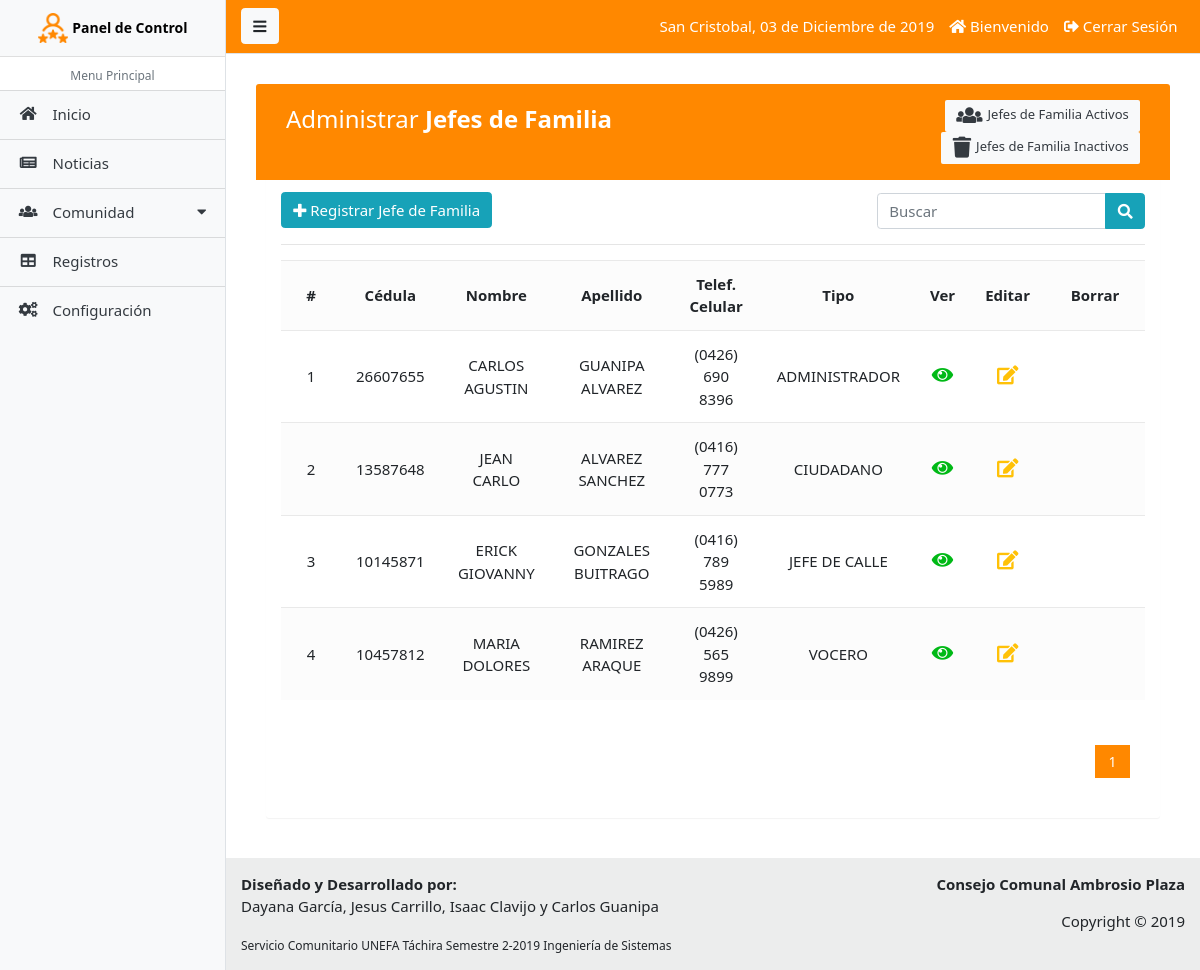
/paginas/jefe_lista.php (signed in), run on an earlier commit of the app's database.
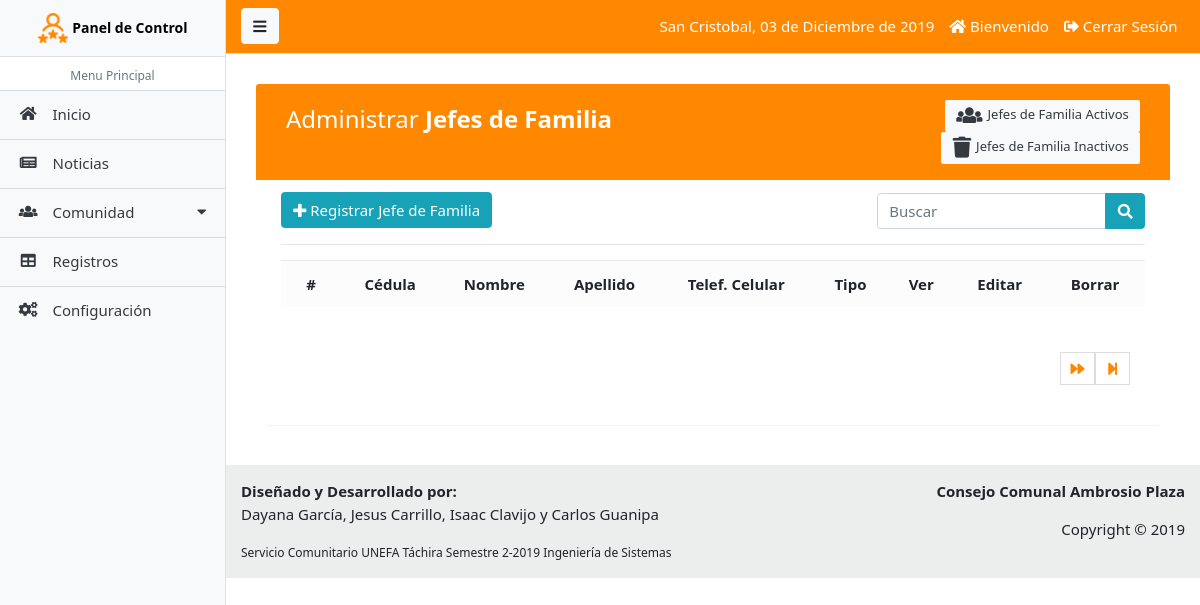
And on a later commit of the database.
### tables this page shows
CREATE TABLE IF NOT EXISTS `tab_jef` (
  `ident_jef` INT NOT NULL AUTO_INCREMENT,
  `cedul_jef` INT(11) NULL,
  `nombr_jef` VARCHAR(45) NULL,
  `apeli_jef` VARCHAR(45) NULL,
  `fecna_jef` DATE NULL,
  `telem_jef` VARCHAR(45) NULL,
  `telec_jef` VARCHAR(45) NULL,
  `email_jef` VARCHAR(45) NULL,
  `calle_jef` VARCHAR(45) NULL,
  `direc_jef` VARCHAR(200) NULL,
  `tibom_jef` VARCHAR(45) NULL,
  `seria_jef` VARCHAR(45) NULL,
  `usuar_jef` VARCHAR(45) NULL,
  `contr_jef` VARCHAR(45) NULL,
  `statu_jef` CHAR(1) NULL,
  `ident_tip` INT NOT NULL,
  PRIMARY KEY (`ident_jef`),
  INDEX `fk_tab_jef_tab_tip1_idx` (`ident_tip` ASC),
  CONSTRAINT `fk_tab_jef_tab_tip1`
    FOREIGN KEY (`ident_tip`)
    REFERENCES `tab_tip` (`ident_tip`)
    ON DELETE NO ACTION
    ON UPDATE NO ACTION);

CREATE TABLE IF NOT EXISTS `tab_tip` (
  `ident_tip` INT NOT NULL AUTO_INCREMENT,
  `nombr_tip` VARCHAR(45) NULL,
  PRIMARY KEY (`ident_tip`));

### paginas/includes/funciones.php (called while the page is built, shortened)
<?php
	function fechaC(){
		$mes = array("",
			"Enero",
		  "Febrero",
		  "Marzo",
		  "Abril",
		  "Mayo",
		  "Junio",
		  "Julio",
		  "Agosto",
		  "Septiembre",
		  "Octubre",
		  "Noviembre",
		  "Diciembre");
		return date('d')." de ". $mes[date('n')] . " de " . date('Y');
	}
 ?>

### paginas/jefe_lista.php (the view, shortened to what this page needs)
<?php
  require_once('includes/admin_header.php');
?>
<div class="container-fluid">
	<div class="table-wrapper">
	    <div class="table-title">
	        <div class="row">
            <div class="col-sm-6">
							<h2>Administrar <b>Jefes de Familia</b></h2>
						</div>
						<div class="col-sm-6">
							<a href="jefe_lista.php" class="btn btn-light text-dark"><i class="fa fa-users"></i> Jefes de Familia Activos</a>
							<a href="jefe_lista_inactivo.php" class="btn btn-light text-dark"><i class="fa fa-trash"></i> Jefes de Familia Inactivos</a>
						</div>
	        </div>
	    </div>
	    <div class="row" style="padding-top: 2px;">
	    	<div class="col-sm-8">
					<a href="jefe_registro.php" class="btn btn-info float-left"><i class="fa fa-plus"></i> Registrar Jefe de Familia</a>
				</div>
				<form action="jefe_buscar.php" method="GET" class="col-sm-4" style="padding-top: 1px;">
					<div class="input-group">
						<input type="text" class="form-control" name="busqueda" id="busqueda" placeholder="Buscar">
						<div class="input-group-append">
							<button type="submit" class="btn btn-info"><i class="fa fa-search"></i></button>
						</div>
					</div>
				</form>
	    </div>
	    <hr>
	    <div>
	    	<div class="table-responsive">
					<table class="table table-striped table-hover">
						<tr>
							<th class='text-center'>#</th>
							<th class='text-center'>Cédula</th>
							<th class='text-center'>Nombre</th>
							<th class='text-center'>Apellido</th>
							<th class='text-center'>Telef. Celular</th>
							<th class='text-center'>Tipo</th>
							<th class='text-center'>Ver</th>
							<th class='text-center'>Editar</th>
							<th class='text-center'>Borrar</th>
						</tr>
						<?php
							$sql_registe = mysqli_query($conexion,"SELECT COUNT(*) as total_registro FROM tab_jef WHERE statu_jef = 1");
							$result_registe = mysqli_fetch_array($sql_registe);
							$total_registro = $result_registe['total_registro'];
							$por_pagina = 5;
							if (empty($_GET['pagina']))
							{
								$pagina = 1;
							}else{
								$pagina = $_GET['pagina'];
							}
							$desde = ($pagina-1) * $por_pagina;
							$total_paginas = ceil($total_registro / $por_pagina);
							$query = mysqli_query($conexion,"SELECT u.ident_jef, u.cedul_jef,u.nombr_jef, u.apeli_jef, u.telem_jef, u.usuar_jef, r.ident_tip, r.nombr_tip FROM tab_jef u INNER JOIN tab_tip r ON u.ident_tip = r.ident_tip WHERE statu_jef = 1 ORDER BY ident_jef ASC LIMIT $desde,$por_pagina");
							$result = mysqli_num_rows($query);
							if ($result > 0) {
							 	while ($data = mysqli_fetch_array($query)) {
							 		?>
							 		<tr class="row<?php echo $data['ident_jef']; ?>">
										<td class='text-center'><?php echo $data['ident_jef']; ?></td>
										<td class='text-center'><?php echo $data['cedul_jef']; ?></td>
										<td class='text-center'><?php echo $data['nombr_jef']; ?></td>
										<td class='text-center'><?php echo $data['apeli_jef']; ?></td>
										<td class='text-center'><?php echo $data['telem_jef']; ?></td>
										<td class='text-center'><?php echo $data['nombr_tip']; ?></td>
										<td class='text-center'>
											<a href="jefe_ver.php?id=<?php echo $data['ident_jef']; ?>" class="look"><i class="fa fa-eye"></i></a>
										</td>
										<td class='text-center'>
											<a href="jefe_editar.php?id=<?php echo $data['ident_jef']; ?>" class="edit"><i class="fa fa-edit"></i></a>
										</td>
										<td class='text-center'>
										</td>
									</tr>
							 	<?php
							 	}
							 }
						?>
					</table>
				</div>
				<div class="paginador">
					<ul>
						<?php
							for ($i=1; $i <= $total_paginas; $i++)
							{
								if ($i == $pagina)
								{
									echo '<li class="pageSelected">'.$i.'</li>';
								}else{
									echo '<li><a href="?pagina='.$i.'">'.$i.'</a></li>';
								}
							}
							if ($pagina != $total_paginas)
							{
								?>
								<li><a href="?pagina=<?php echo $pagina+1; ?>"><i class="fas fa-forward"></i></a></li>
								<li><a href="?pagina=<?php echo $total_paginas; ?>"><i class="fas fa-step-forward"></i></a></li>
								<?php
							}
						?>
					</ul>
				</div>
	    </div>
	</div>
</div>
<?php require_once('includes/admin_footer.php');  ?>

### paginas/includes/admin_header.php (shortened to what this page needs)
<?php
  require_once ("includes/funciones.php");
?>
<!DOCTYPE html>
<html lang="es">
<head>
  <link rel="stylesheet" type="text/css" href="../css/estilos.css">
  <link rel="stylesheet" type="text/css" href="../css/estilos_admin.css">
  <link rel="stylesheet" type="text/css" href="../css/estilos_crud.css">
  <link rel="stylesheet" type="text/css" href="../css/foto.css">
  <link href="../libs/startbootstrap-simple-sidebar-gh-pages/css/simple-sidebar.css" rel="stylesheet">
  <link href="../libs/startbootstrap-simple-sidebar-gh-pages/vendor/bootstrap/css/bootstrap.min.css" rel="stylesheet">
  <link rel="stylesheet" href="../libs/bootstrap-4.1.3-dist/css/bootstrap.min.css"/>
  <link rel="stylesheet" href="../libs/bootstrap-select-1.13.12/dist/css/bootstrap-select.css" type="text/css"/>
  <link rel="stylesheet" href="../libs/bootstrap-multiselect/dist/css/bootstrap-multiselect.css" type="text/css"/>
  <link href="../libs/bootstrap-ecommerce-uikit/ui-ecommerce/css/bootstrap.css" rel="stylesheet" type="text/css"/>
  <link href="../libs/bootstrap-ecommerce-uikit/ui-ecommerce/fonts/fontawesome/css/fontawesome-all.min.css" type="text/css" rel="stylesheet">
  <link href="../libs/bootstrap-ecommerce-uikit/ui-ecommerce/plugins/owlcarousel/assets/owl.carousel.min.css" rel="stylesheet">
  <link href="../libs/bootstrap-ecommerce-uikit/ui-ecommerce/plugins/owlcarousel/assets/owl.theme.default.css" rel="stylesheet">
  <link href="../libs/bootstrap-ecommerce-uikit/ui-ecommerce/css/ui.css" rel="stylesheet" type="text/css"/>
  <link href="../libs/bootstrap-ecommerce-uikit/ui-ecommerce/css/responsive.css" rel="stylesheet" media="only screen and (max-width: 1200px)"/>
</head>
<body>
<div class="d-flex" id="wrapper">
    <div class="bg-light border-right" id="sidebar-wrapper">
      <div class="sidebar-heading" align="center">
        <a href="admin_panel.php" style="text-decoration: none;">
          <img src="../imagen/logo-cc-color.png" width="30" height="30" class="d-inline-block align-top" alt="">
          <span class="menu-collapsed" style="color: #000000; font-size: 14px;"><b>Panel de Control</b></span>
        </a>
      </div>
      <div class="list-group list-group-flush">
        <ul class="list-group">
          <li class="list-group-item sidebar-separator-title text-muted d-flex align-items-center menu-collapsed justify-content-center">
              <small>Menu Principal</small>
          </li>
          <a href="admin_panel.php" aria-expanded="false" class="bg-light text-dark list-group-item list-group-item-action flex-column align-items-start tamano-elemento-sidebar">
            <div class="d-flex w-100 justify-content-start align-items-center">
                <span class="fa fa-home fa-fw mr-3"></span>
                <span class="menu-collapsed">Inicio</span>
            </div>
          </a>
          <a href="noticia_lista.php" aria-expanded="false" class="bg-light text-dark list-group-item list-group-item-action flex-column align-items-start tamano-elemento-sidebar">
            <div class="d-flex w-100 justify-content-start align-items-center">
                <span class="fa fa-newspaper fa-fw mr-3"></span>
                <span class="menu-collapsed">Noticias</span>
            </div>
          </a>
          <a href="#submenu1" data-toggle="collapse" aria-expanded="false" class="bg-light text-dark list-group-item list-group-item-action flex-column align-items-start tamano-elemento-sidebar">
              <div class="d-flex w-100 justify-content-start align-items-center">
                <span class="fa fa-users fa-fw mr-3"></span>
                <span class="menu-collapsed">Comunidad</span>
                <span class="fa fa-caret-down ml-auto"></span>
              </div>
          </a>
          <a href="registro_lista.php" aria-expanded="false" class="bg-light text-dark list-group-item list-group-item-action flex-column align-items-start tamano-elemento-sidebar">
            <div class="d-flex w-100 justify-content-start align-items-center">
                <span class="fa fa-table fa-fw mr-3"></span>
                <span class="menu-collapsed">Registros</span>
            </div>
          </a>
          <a href="admin_configuracion.php" aria-expanded="false" class="bg-light text-dark list-group-item list-group-item-action flex-column align-items-start tamano-elemento-sidebar">
            <div class="d-flex w-100 justify-content-start align-items-center">
                <span class="fa fa-cogs fa-fw mr-3"></span>
                <span class="menu-collapsed">Configuración</span>
            </div>
          </a>
        </ul>
      </div>
    </div>
    <div id="page-content-wrapper">
      <nav class="navbar navbar-expand-lg navbar-light border-bottom deep-orange">
        <button class="btn btn-light" id="menu-toggle"><i class="fa fa-bars"></i></button>
        <div class="collapse navbar-collapse" id="navbarSupportedContent">
          <ul class="navbar-nav ml-auto mt-2 mt-lg-0">
            <?php  if (isset($_SESSION['active'])) : ?>
              <li class="nav-item active">
                <a class="nav-link" style="color: #FFFFFF;">San Cristobal, <?php echo fechaC(); ?></a>
              </li>
              <li class="nav-item active">
                <a class="nav-link" href="../index.php" style="color: #FFFFFF;"><i class="fa fa-home"></i> Bienvenido <?php echo $_SESSION['nombr_jef']; ?> <?php echo $_SESSION['apeli_jef']; ?></a>
              </li>
              <li class="nav-item active">
                <a class="nav-link" href="usuario_salir.php" style="color: #FFFFFF;"><i class="fa fa-sign-out-alt"></i> Cerrar Sesión</a>
              </li>
            <?php endif ?>
          </ul>
        </div>
      </nav>
      <div class="container-fluid panel">

### paginas/includes/admin_footer.php (shortened to what this page needs)
      </div>
      <footer class="sticky-footer section-footer bg2">
        <div class="container my-auto">
          <section class="footer-bottom row">
            <div class="col-sm-6">
              <p><b>Diseñado y Desarrollado por: </b><br>Dayana García, Jesus Carrillo, Isaac Clavijo y Carlos Guanipa</p>
              <small>Servicio Comunitario UNEFA Táchira Semestre 2-2019 Ingeniería de Sistemas</small>
            </div>
            <div class="col-sm-6">
              <p class="text-sm-right"><b>Consejo Comunal Ambrosio Plaza</b></p>
              <p class="text-sm-right">Copyright &copy 2019<br>
              </p>
            </div>
          </section>
      </footer>
    </div>
  </div>
</body>
</html>

### css/estilos.css (style rules this page uses)
.deep-orange { background-color: #FF8800; }

### css/estilos_admin.css (style rules this page uses)
.panel { padding: 30px; }
.tamano-elemento-sidebar { height: 50px; }
.sidebar-separator-title { background-color: #ECECEC; height: 35px; }
.paginador ul { padding: 15px; list-style: none; background: #fff; margin-top: 15px; display: -webkit-flex; display: -moz-flex; display: -ms-flex; display: -o-flex; display: flex; justify-content: flex-end; }
.paginador a, .pageSelected { color: #FF8800; border: 1px solid #ddd; padding: 5px; display: inline-block; font-size: 14px; text-align: center; width: 35px; }
.pageSelected { background: #FF8800; color: #FFF; border: 1px solid #FF8800; }

### css/estilos_crud.css (style rules this page uses)
body { color: #566787; background: #f5f5f5; font-family: 'Varela Round', sans-serif; font-size: 13px; }
.table-wrapper { background: #fff; padding: 10px 15px; margin: 10px; border-radius: 3px; box-shadow: 0 1px 1px rgba(0,0,0,.05); }
.table-title { padding-bottom: 15px; background: #FF8800; color: #fff; padding: 16px 30px; margin: -20px -25px 10px; border-radius: 3px 3px 0 0; }
.table-title h2 { margin: 5px 0 0; font-size: 24px; }
.table-title .btn { color: #fff; float: right; font-size: 13px; border: none; min-width: 50px; border-radius: 2px; border: none; outline: none !important; margin-left: 10px; }
.table-title .btn i { float: left; font-size: 21px; margin-right: 5px; }
table.table tr th, table.table tr td { border-color: #e9e9e9; padding: 12px 15px; vertical-align: middle; }
table.table tr th:first-child { width: 60px; }
table.table tr th:last-child { width: 100px; }
table.table-striped tbody tr:nth-of-type(odd) { background-color: #fcfcfc; }
table.table td a { font-weight: bold; color: #566787; display: inline-block; text-decoration: none; outline: none !important; }
table.table td a.look { color: #00B916; }
table.table td a.edit { color: #FFC107; }
table.table td i { font-size: 19px; }

What changed in the data, as far as the page shows it:
removed tab_jef: ident_jef "1", cedul_jef "26607655", nombr_jef "CARLOS AGUSTIN", apeli_jef "GUANIPA ALVAREZ", telem_jef "(0426) 690 8396", ident_tip.nombr_tip "ADMINISTRADOR"
removed tab_jef: ident_jef "2", cedul_jef "13587648", nombr_jef "JEAN CARLO", apeli_jef "ALVAREZ SANCHEZ", telem_jef "(0416) 777 0773", ident_tip.nombr_tip "CIUDADANO"
removed tab_jef: ident_jef "3", cedul_jef "10145871", nombr_jef "ERICK GIOVANNY", apeli_jef "GONZALES BUITRAGO", telem_jef "(0416) 789 5989", ident_tip.nombr_tip "JEFE DE CALLE"
removed tab_jef: ident_jef "4", cedul_jef "10457812", nombr_jef "MARIA DOLORES", apeli_jef "RAMIREZ ARAQUE", telem_jef "(0426) 565 9899", ident_tip.nombr_tip "VOCERO"
Also different on the page:
list line gone: "1"
